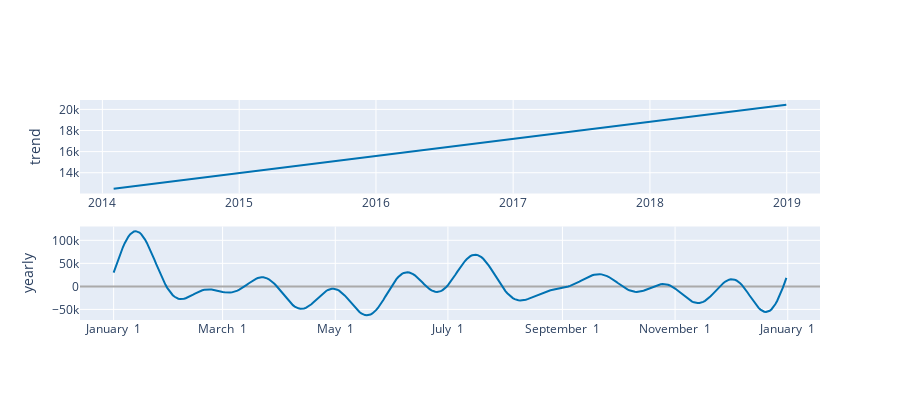

Source (notebook cell):
### Markdown cell above
This graph shows that Prophet believes the seasonality increases regularly over time, contributing more to sales as the years go on — which is typical in businesses that scale or grow annually.

### Code cell
# Seasonality Analysis
from prophet.plot import plot_components_plotly

# Plot trend + seasonality + holidays (if added)
plot_components_plotly(monthly_model, forecast_months)
